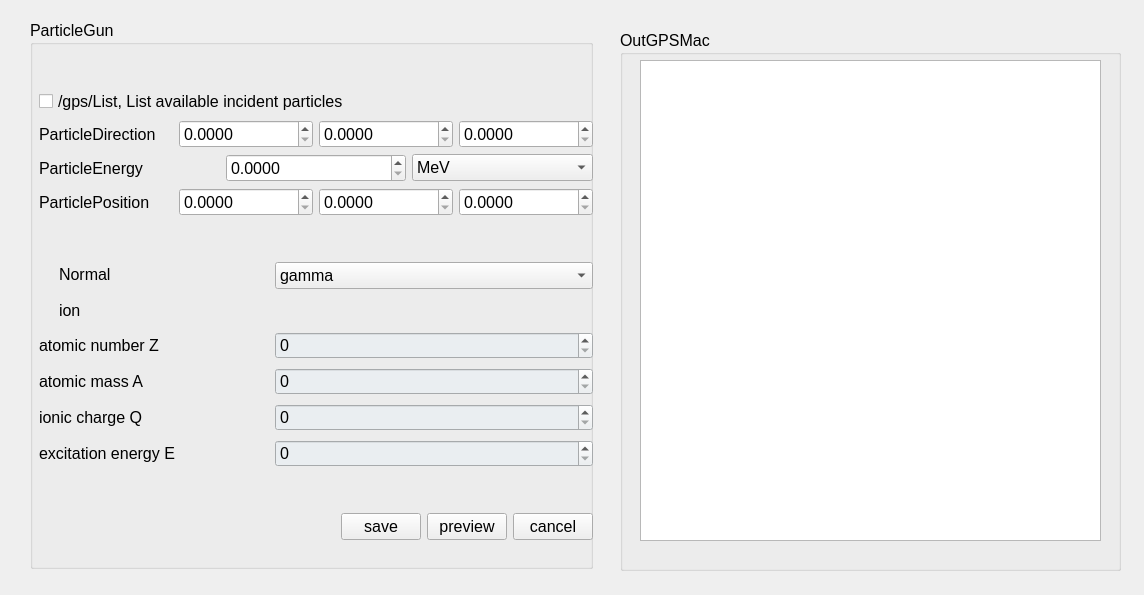
<?xml version="1.0" encoding="UTF-8"?>
<ui version="4.0">
 <class>GPSSourceGenergation</class>
 <widget class="QWidget" name="GPSSourceGenergation">
  <property name="geometry">
   <rect>
    <x>0</x>
    <y>0</y>
    <width>1144</width>
    <height>595</height>
   </rect>
  </property>
  <property name="font">
   <font>
    <family>Segoe UI</family>
    <pointsize>12</pointsize>
   </font>
  </property>
  <property name="windowTitle">
   <string>Form</string>
  </property>
  <widget class="QGroupBox" name="ParticleName">
   <property name="geometry">
    <rect>
     <x>30</x>
     <y>20</y>
     <width>563</width>
     <height>549</height>
    </rect>
   </property>
   <property name="title">
    <string>ParticleGun</string>
   </property>
   <widget class="QWidget" name="verticalLayoutWidget">
    <property name="geometry">
     <rect>
      <x>9</x>
      <y>29</y>
      <width>554</width>
      <height>491</height>
     </rect>
    </property>
    <layout class="QVBoxLayout" name="verticalLayout">
     <item>
      <layout class="QVBoxLayout" name="verticalLayout_2">
       <item>
        <spacer name="verticalSpacer_3">
         <property name="orientation">
          <enum>Qt::Vertical</enum>
         </property>
         <property name="sizeHint" stdset="0">
          <size>
           <width>20</width>
           <height>40</height>
          </size>
         </property>
        </spacer>
       </item>
       <item>
        <widget class="QCheckBox" name="GPSListCheckBox">
         <property name="text">
          <string>/gps/List, List available incident particles </string>
         </property>
        </widget>
       </item>
       <item>
        <layout class="QHBoxLayout" name="horizontalLayout_3">
         <item>
          <widget class="QLabel" name="label_2">
           <property name="text">
            <string>ParticleDirection</string>
           </property>
          </widget>
         </item>
         <item>
          <widget class="QDoubleSpinBox" name="ParticleDirX">
           <property name="prefix">
            <string/>
           </property>
           <property name="decimals">
            <number>4</number>
           </property>
           <property name="maximum">
            <double>99999999.000000000000000</double>
           </property>
          </widget>
         </item>
         <item>
          <widget class="QDoubleSpinBox" name="ParticleDirY">
           <property name="decimals">
            <number>4</number>
           </property>
           <property name="maximum">
            <double>99999999.000000000000000</double>
           </property>
          </widget>
         </item>
         <item>
          <widget class="QDoubleSpinBox" name="ParticleDirZ">
           <property name="decimals">
            <number>4</number>
           </property>
           <property name="maximum">
            <double>99999999.000000000000000</double>
           </property>
          </widget>
         </item>
        </layout>
       </item>
       <item>
        <layout class="QHBoxLayout" name="horizontalLayout_2">
         <item>
          <widget class="QLabel" name="label">
           <property name="text">
            <string>ParticleEnergy</string>
           </property>
          </widget>
         </item>
         <item>
          <widget class="QDoubleSpinBox" name="doubleSpinBox">
           <property name="decimals">
            <number>4</number>
           </property>
           <property name="maximum">
            <double>99999999.000000000000000</double>
           </property>
          </widget>
         </item>
         <item>
          <widget class="QComboBox" name="comboBox">
           <item>
            <property name="text">
             <string>MeV</string>
            </property>
           </item>
           <item>
            <property name="text">
             <string>eV</string>
            </property>
           </item>
           <item>
            <property name="text">
             <string>keV</string>
            </property>
           </item>
           <item>
            <property name="text">
             <string>GeV</string>
            </property>
           </item>
           <item>
            <property name="text">
             <string>TeV</string>
            </property>
           </item>
          </widget>
         </item>
        </layout>
       </item>
       <item>
        <layout class="QHBoxLayout" name="horizontalLayout_4">
         <item>
          <widget class="QLabel" name="label_3">
           <property name="text">
            <string>ParticlePosition</string>
           </property>
          </widget>
         </item>
         <item>
          <widget class="QDoubleSpinBox" name="doubleSpinBox_7">
           <property name="decimals">
            <number>4</number>
           </property>
           <property name="maximum">
            <double>99999999.000000000000000</double>
           </property>
          </widget>
         </item>
         <item>
          <widget class="QDoubleSpinBox" name="doubleSpinBox_8">
           <property name="decimals">
            <number>4</number>
           </property>
           <property name="maximum">
            <double>99999999.000000000000000</double>
           </property>
          </widget>
         </item>
         <item>
          <widget class="QDoubleSpinBox" name="doubleSpinBox_9">
           <property name="decimals">
            <number>4</number>
           </property>
           <property name="maximum">
            <double>99999999.000000000000000</double>
           </property>
          </widget>
         </item>
        </layout>
       </item>
      </layout>
     </item>
     <item>
      <spacer name="verticalSpacer">
       <property name="orientation">
        <enum>Qt::Vertical</enum>
       </property>
       <property name="sizeHint" stdset="0">
        <size>
         <width>10</width>
         <height>40</height>
        </size>
       </property>
      </spacer>
     </item>
     <item>
      <layout class="QFormLayout" name="formLayout">
       <property name="horizontalSpacing">
        <number>100</number>
       </property>
       <property name="verticalSpacing">
        <number>9</number>
       </property>
       <item row="0" column="0">
        <widget class="QRadioButton" name="source_ParticleType">
         <property name="sizePolicy">
          <sizepolicy hsizetype="Preferred" vsizetype="Fixed">
           <horstretch>0</horstretch>
           <verstretch>0</verstretch>
          </sizepolicy>
         </property>
         <property name="styleSheet">
          <string notr="true">    background-color: rgba(165,205,255,0);               		/*背景颜色*/</string>
         </property>
         <property name="text">
          <string>Normal</string>
         </property>
        </widget>
       </item>
       <item row="0" column="1">
        <widget class="QComboBox" name="comboBox_2">
         <item>
          <property name="text">
           <string>gamma</string>
          </property>
         </item>
         <item>
          <property name="text">
           <string>proton</string>
          </property>
         </item>
         <item>
          <property name="text">
           <string>alpha</string>
          </property>
         </item>
         <item>
          <property name="text">
           <string>e-</string>
          </property>
         </item>
         <item>
          <property name="text">
           <string>e+</string>
          </property>
         </item>
         <item>
          <property name="text">
           <string>neutron</string>
          </property>
         </item>
        </widget>
       </item>
       <item row="1" column="0">
        <widget class="QRadioButton" name="source_ParticleTypeCustom">
         <property name="sizePolicy">
          <sizepolicy hsizetype="Preferred" vsizetype="Fixed">
           <horstretch>0</horstretch>
           <verstretch>0</verstretch>
          </sizepolicy>
         </property>
         <property name="styleSheet">
          <string notr="true">    background-color: rgba(165,205,255,0);               		/*背景颜色*/</string>
         </property>
         <property name="text">
          <string>ion</string>
         </property>
        </widget>
       </item>
       <item row="2" column="0">
        <widget class="QLabel" name="label_31">
         <property name="sizePolicy">
          <sizepolicy hsizetype="Preferred" vsizetype="Preferred">
           <horstretch>0</horstretch>
           <verstretch>0</verstretch>
          </sizepolicy>
         </property>
         <property name="text">
          <string>atomic number Z</string>
         </property>
        </widget>
       </item>
       <item row="2" column="1">
        <widget class="QSpinBox" name="source_atomNumber">
         <property name="sizePolicy">
          <sizepolicy hsizetype="Expanding" vsizetype="Fixed">
           <horstretch>0</horstretch>
           <verstretch>0</verstretch>
          </sizepolicy>
         </property>
         <property name="styleSheet">
          <string notr="true">background-color:transparent;
    background-color: #eaeef1;               		/*背景颜色*/
    selection-color: #0a214c; 				/*被选中时候的颜色*/
    selection-background-color: #0e73f2;			/*被选中时候背景的颜色*/</string>
         </property>
         <property name="maximum">
          <number>99999</number>
         </property>
        </widget>
       </item>
       <item row="3" column="0">
        <widget class="QLabel" name="label_32">
         <property name="text">
          <string>atomic mass A</string>
         </property>
        </widget>
       </item>
       <item row="3" column="1">
        <widget class="QSpinBox" name="source_atomQuality">
         <property name="sizePolicy">
          <sizepolicy hsizetype="Preferred" vsizetype="Fixed">
           <horstretch>0</horstretch>
           <verstretch>0</verstretch>
          </sizepolicy>
         </property>
         <property name="styleSheet">
          <string notr="true">background-color:transparent;
    background-color: #eaeef1;               		/*背景颜色*/
    selection-color: #0a214c; 				/*被选中时候的颜色*/
    selection-background-color: #0e73f2;			/*被选中时候背景的颜色*/</string>
         </property>
         <property name="maximum">
          <number>99999</number>
         </property>
        </widget>
       </item>
       <item row="4" column="0">
        <widget class="QLabel" name="label_33">
         <property name="text">
          <string>ionic charge Q</string>
         </property>
        </widget>
       </item>
       <item row="4" column="1">
        <widget class="QSpinBox" name="source_atomElectric">
         <property name="sizePolicy">
          <sizepolicy hsizetype="Preferred" vsizetype="Fixed">
           <horstretch>0</horstretch>
           <verstretch>0</verstretch>
          </sizepolicy>
         </property>
         <property name="styleSheet">
          <string notr="true">background-color:transparent;
    background-color: #eaeef1;               		/*背景颜色*/
    selection-color: #0a214c; 				/*被选中时候的颜色*/
    selection-background-color: #0e73f2;			/*被选中时候背景的颜色*/</string>
         </property>
         <property name="maximum">
          <number>99999</number>
         </property>
        </widget>
       </item>
       <item row="5" column="0">
        <widget class="QLabel" name="label_34">
         <property name="text">
          <string>excitation energy E</string>
         </property>
        </widget>
       </item>
       <item row="5" column="1">
        <widget class="QSpinBox" name="source_arouseEnergy">
         <property name="sizePolicy">
          <sizepolicy hsizetype="Preferred" vsizetype="Fixed">
           <horstretch>0</horstretch>
           <verstretch>0</verstretch>
          </sizepolicy>
         </property>
         <property name="styleSheet">
          <string notr="true">background-color:transparent;
    background-color: #eaeef1;               		/*背景颜色*/
    selection-color: #0a214c; 				/*被选中时候的颜色*/
    selection-background-color: #0e73f2;			/*被选中时候背景的颜色*/</string>
         </property>
         <property name="maximum">
          <number>99999</number>
         </property>
        </widget>
       </item>
      </layout>
     </item>
     <item>
      <spacer name="verticalSpacer_2">
       <property name="orientation">
        <enum>Qt::Vertical</enum>
       </property>
       <property name="sizeHint" stdset="0">
        <size>
         <width>20</width>
         <height>40</height>
        </size>
       </property>
      </spacer>
     </item>
     <item>
      <layout class="QHBoxLayout" name="horizontalLayout">
       <item>
        <spacer name="horizontalSpacer">
         <property name="orientation">
          <enum>Qt::Horizontal</enum>
         </property>
         <property name="sizeHint" stdset="0">
          <size>
           <width>40</width>
           <height>10</height>
          </size>
         </property>
        </spacer>
       </item>
       <item>
        <widget class="QPushButton" name="savePtn">
         <property name="text">
          <string>save</string>
         </property>
        </widget>
       </item>
       <item>
        <widget class="QPushButton" name="previewPtn">
         <property name="text">
          <string>preview</string>
         </property>
        </widget>
       </item>
       <item>
        <widget class="QPushButton" name="cancelPtn">
         <property name="text">
          <string>cancel</string>
         </property>
        </widget>
       </item>
      </layout>
     </item>
    </layout>
   </widget>
  </widget>
  <widget class="QGroupBox" name="groupBox">
   <property name="geometry">
    <rect>
     <x>620</x>
     <y>30</y>
     <width>501</width>
     <height>541</height>
    </rect>
   </property>
   <property name="title">
    <string>OutGPSMac</string>
   </property>
   <widget class="QTextBrowser" name="OutGPSMacBro">
    <property name="geometry">
     <rect>
      <x>20</x>
      <y>30</y>
      <width>461</width>
      <height>481</height>
     </rect>
    </property>
   </widget>
  </widget>
 </widget>
 <resources/>
 <connections/>
</ui>
